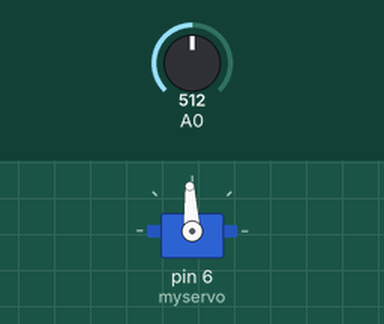
A sketch run on a simulated Arduino Uno, built with avr-gcc and run on an emulated ATmega328P. Shown: servo. The inputs (shaded band) are chosen by the test bench; at power-on: A0 = 512.

Above: at 1.2 s.
1.3 s: A0 set to 716
At 2.4 s:
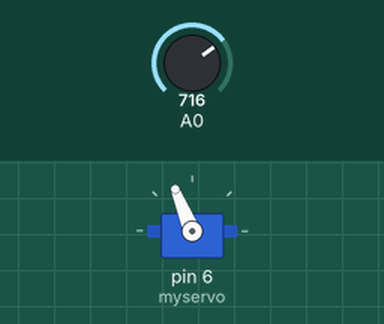
2.8 s: A0 set to 900
At 3.6 s:
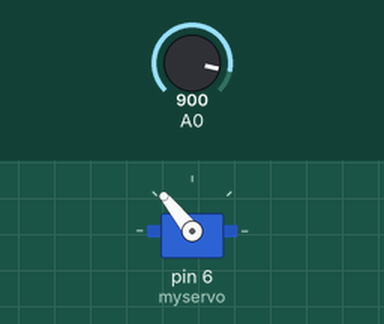
4.3 s: A0 set to 1023
At 4.7 s:
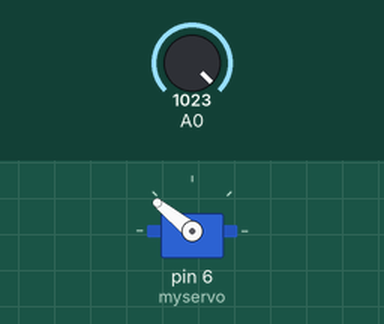
5.8 s: A0 set to 306
At 7.0 s:
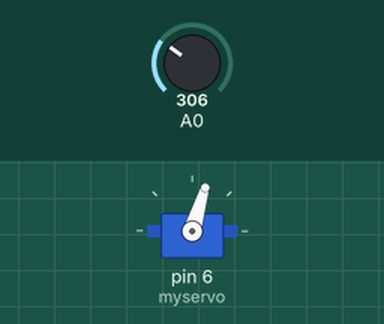
7.3 s: A0 set to 122
At 8.2 s:
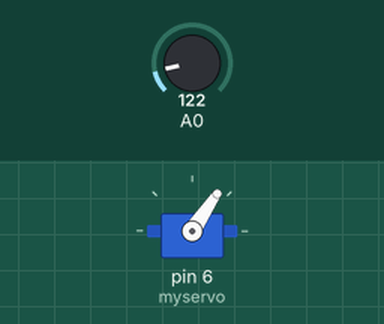
8.8 s: A0 set to 511
At 9.3 s:
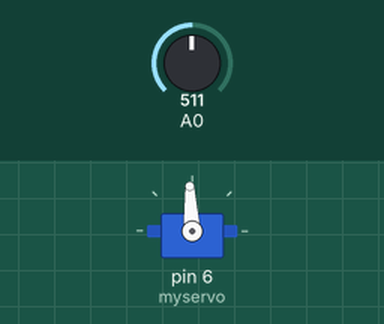
Timing chart, 0 to 11.3 s (numbered marks = the images above; inputs shaded):
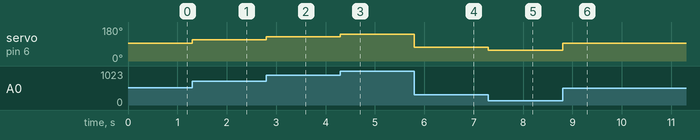

Measured:
- after the input at 1.3 s, servo on pin 6 (myservo): 93° → 112° at once
- after the input at 2.8 s, servo on pin 6 (myservo): 112° → 129° at once
- after the input at 4.3 s, servo on pin 6 (myservo): 129° → 141° at once
- after the input at 5.8 s, servo on pin 6 (myservo): 141° → 73° at once
- after the input at 7.3 s, servo on pin 6 (myservo): 73° → 56° at once
- after the input at 8.8 s, servo on pin 6 (myservo): 56° → 93° at once

The sketch:

code.ino
```cpp
#include <Servo.h>

Servo myservo;
int read_value;
int converted_value;

void setup() {
  myservo.attach(6);
}

void loop() {
  read_value = analogRead(A0);
  converted_value = map(read_value, 0, 1023, 1000, 2000);
  myservo.writeMicroseconds(converted_value);
}
```
